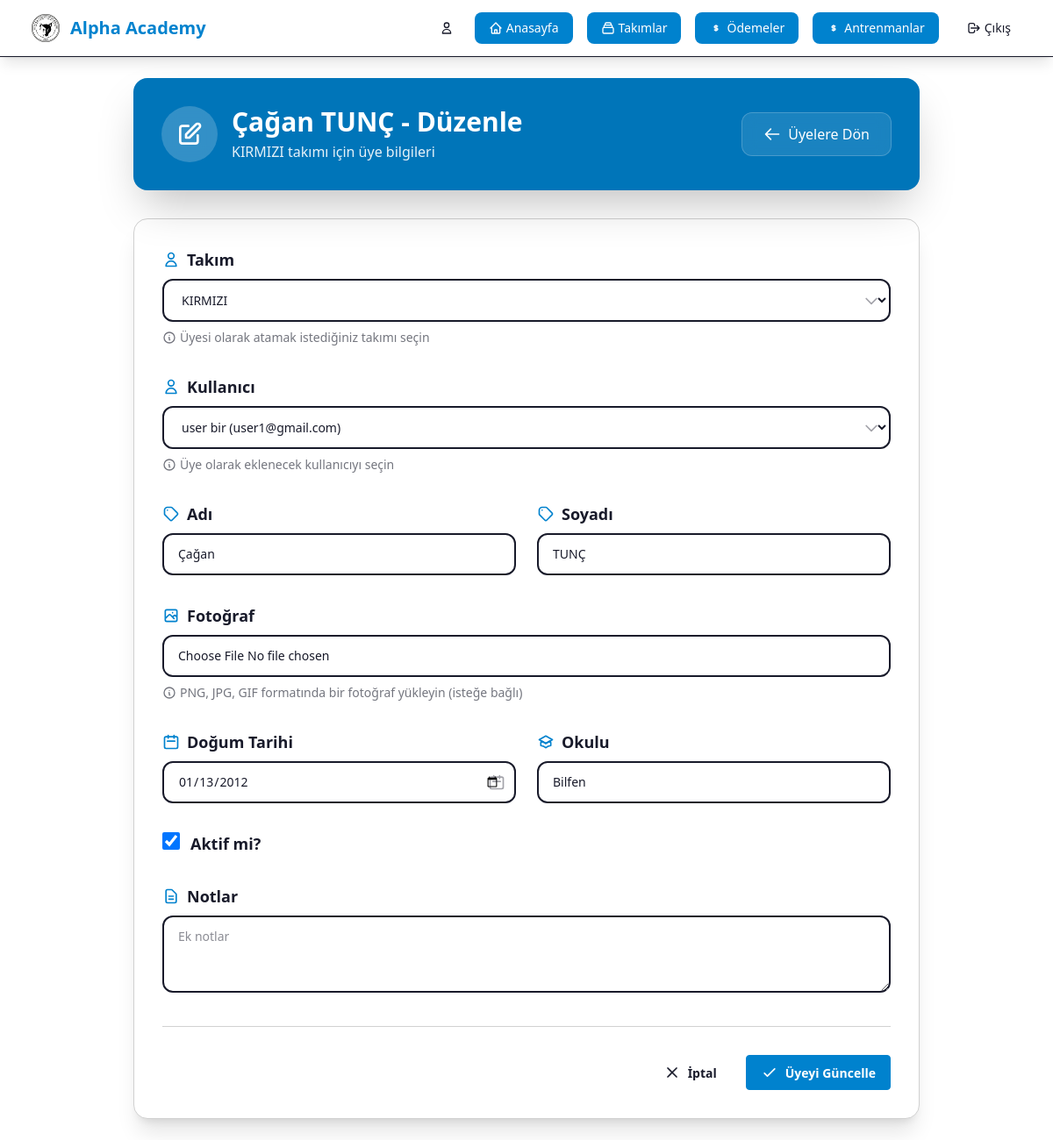
The app's page /teams/members/1/update/ (signed in) with its own data.
### team/models.py (models this page shows, shortened)
class Team(models.Model):
    name = models.CharField(max_length=100, verbose_name='Takım Adı')
    description = models.TextField(blank=True, null=True, verbose_name='Açıklama')
    logo = models.ImageField(upload_to='team_logos/', blank=True, null=True, verbose_name='Logo')
    founded_date = models.DateField(blank=True, null=True, verbose_name='Kuruluş Tarihi')
    created_at = models.DateTimeField(auto_now_add=True)
    updated_at = models.DateTimeField(auto_now=True)
    class Meta:
        verbose_name = 'Takım'
        verbose_name_plural = 'Takımlar'
        ordering = ['name']
    def __str__(self):
        return self.name

class TeamMember(models.Model):
    team = models.ForeignKey(Team, on_delete=models.CASCADE, related_name='members', verbose_name='Takım')
    user = models.ForeignKey(settings.AUTH_USER_MODEL, on_delete=models.CASCADE, related_name='members', verbose_name='Kullanıcı')
    name=models.CharField(max_length=30, blank=True, verbose_name='Adı')
    surname=models.CharField(max_length=30, blank=True, verbose_name='Soyadı')
    photo=models.ImageField(upload_to='team_members/', blank=True, null=True, verbose_name='Fotoğraf')
    birthdate=models.DateField(blank=True, null=True, verbose_name='Doğum Tarihi')
    school=models.CharField(max_length=100, blank=True, verbose_name='Okulu')
    joined_date = models.DateField(auto_now_add=True, verbose_name='Katılma Tarihi')
    is_active = models.BooleanField(default=True, verbose_name='Aktif mi?')
    notes = models.TextField(blank=True, null=True, verbose_name='Notlar')
    class Meta:
        verbose_name = 'Takım Üyesi'
        verbose_name_plural = 'Takım Üyeleri'
        ordering = ['team', 'user__adi', 'user__soyadi']

### team/views.py (the view)
# urls.py: path('members/<int:pk>/update/', views.team_member_update, name='member_update'),
@login_required
@staff_member_required
def team_member_update(request, pk):
    member = get_object_or_404(TeamMember, pk=pk)
    if request.method == 'POST':
        form = TeamMemberForm(request.POST, request.FILES, instance=member)
        if form.is_valid():
            member = form.save()
            messages.success(request, f'{member.name} {member.surname} bilgileri güncellendi!')
            return redirect('team:members', pk=member.team.pk)
    else:
        form = TeamMemberForm(instance=member)
    context = {
        'form': form,
        'member': member,
        'team': member.team,
        'title': f'{member.name} {member.surname} - Düzenle'
    }
    return render(request, 'team/team_member_form.html', context)

### user/models.py (called while the page is built)
    def __str__(self):
        return self.adi + ' ' + self.soyadi + ' (' + self.email + ')'

### team/templates/team/team_member_form.html (shortened to what this page needs)
{% extends 'user/base.html' %}
{% block content %}
<div class="max-w-4xl mx-auto animate-fade-in">
    <div class="bg-primary text-primary-content rounded-2xl shadow-2xl p-8 mb-8 relative overflow-hidden">
        <div class="absolute inset-0 bg-black/10"></div>
        <div class="relative z-10">
            <div class="flex items-center justify-between">
                <div class="flex items-center space-x-4">
                    <div class="w-16 h-16 bg-white/20 rounded-full flex items-center justify-center backdrop-blur-sm">
                        {% if member %}
                            <svg class="w-8 h-8 text-white" fill="none" stroke="currentColor" viewBox="0 0 24 24">
                                <path stroke-linecap="round" stroke-linejoin="round" stroke-width="2" d="M11 5H6a2 2 0 00-2 2v11a2 2 0 002 2h11a2 2 0 002-2v-5m-1.414-9.414a2 2 0 112.828 2.828L11.828 15H9v-2.828l8.586-8.586z"></path>
                            </svg>
                        {% else %}
                            <svg class="w-8 h-8 text-white" fill="none" stroke="currentColor" viewBox="0 0 24 24">
                                <path stroke-linecap="round" stroke-linejoin="round" stroke-width="2" d="M12 6v6m0 0v6m0-6h6m-6 0H6"></path>
                            </svg>
                        {% endif %}
                    </div>
                    <div>
                        <h1 class="text-2xl md:text-3xl font-bold">{{ title }}</h1>
                        <p class="opacity-90 mt-1">{{ team.name }} takımı için üye bilgileri</p>
                    </div>
                </div>
                <a href="{% url 'team:members' team.pk %}" class="group bg-white/10 backdrop-blur-sm hover:bg-white/20 text-white px-6 py-3 rounded-xl font-medium transition-all duration-300 border border-white/20 hover:border-white/40">
                    <div class="flex items-center space-x-2">
                        <svg class="w-5 h-5" fill="none" stroke="currentColor" viewBox="0 0 24 24">
                            <path stroke-linecap="round" stroke-linejoin="round" stroke-width="2" d="M10 19l-7-7m0 0l7-7m-7 7h18"></path>
                        </svg>
                        <span>Üyelere Dön</span>
                    </div>
                </a>
            </div>
        </div>
    </div>
    <div class="bg-base-100 rounded-2xl shadow-xl overflow-hidden border border-base-300">
        <form method="post" enctype="multipart/form-data" class="p-8 space-y-8">
            <div class="space-y-2">
                <label for="{{ form.team.id_for_label }}" class="block text-base md:text-lg font-semibold text-base-content flex items-center">
                    <svg class="w-5 h-5 mr-2 text-primary" fill="none" stroke="currentColor" viewBox="0 0 24 24">
                        <path stroke-linecap="round" stroke-linejoin="round" stroke-width="2" d="M16 7a4 4 0 11-8 0 4 4 0 018 0zM12 14a7 7 0 00-7 7h14a7 7 0 00-7-7z"></path>
                    </svg>
                    {{ form.team.label }}
                </label>
                <div class="relative">
                    {{ form.team }}
                    <div class="absolute inset-y-0 right-0 pr-3 flex items-center">
                        <svg class="w-5 h-5 text-base-content/40" fill="none" stroke="currentColor" viewBox="0 0 24 24">
                            <path stroke-linecap="round" stroke-linejoin="round" stroke-width="2" d="M19 9l-7 7-7-7"></path>
                        </svg>
                    </div>
                </div>
                <p class="text-sm text-base-content/60 flex items-center">
                    <svg class="w-4 h-4 mr-1" fill="none" stroke="currentColor" viewBox="0 0 24 24">
                        <path stroke-linecap="round" stroke-linejoin="round" stroke-width="2" d="M13 16h-1v-4h-1m1-4h.01M21 12a9 9 0 11-18 0 9 9 0 0118 0z"></path>
                    </svg>
                    Üyesi olarak atamak istediğiniz takımı seçin
                </p>
            </div>
            <div class="space-y-2">
                <label for="{{ form.user.id_for_label }}" class="block text-base md:text-lg font-semibold text-base-content flex items-center">
                    <svg class="w-5 h-5 mr-2 text-primary" fill="none" stroke="currentColor" viewBox="0 0 24 24">
                        <path stroke-linecap="round" stroke-linejoin="round" stroke-width="2" d="M16 7a4 4 0 11-8 0 4 4 0 018 0zM12 14a7 7 0 00-7 7h14a7 7 0 00-7-7z"></path>
                    </svg>
                    {{ form.user.label }}
                </label>
                <div class="relative">
                    {{ form.user }}
                    <div class="absolute inset-y-0 right-0 pr-3 flex items-center">
                        <svg class="w-5 h-5 text-base-content/40" fill="none" stroke="currentColor" viewBox="0 0 24 24">
                            <path stroke-linecap="round" stroke-linejoin="round" stroke-width="2" d="M19 9l-7 7-7-7"></path>
                        </svg>
                    </div>
                </div>
                <p class="text-sm text-base-content/60 flex items-center">
                    <svg class="w-4 h-4 mr-1" fill="none" stroke="currentColor" viewBox="0 0 24 24">
                        <path stroke-linecap="round" stroke-linejoin="round" stroke-width="2" d="M13 16h-1v-4h-1m1-4h.01M21 12a9 9 0 11-18 0 9 9 0 0118 0z"></path>
                    </svg>
                    Üye olarak eklenecek kullanıcıyı seçin
                </p>
            </div>
            <div class="grid grid-cols-1 md:grid-cols-2 gap-6">
                <div class="space-y-2">
                    <label for="{{ form.name.id_for_label }}" class="block text-base md:text-lg font-semibold text-base-content flex items-center">
                        <svg class="w-5 h-5 mr-2 text-primary" fill="none" stroke="currentColor" viewBox="0 0 24 24">
                            <path stroke-linecap="round" stroke-linejoin="round" stroke-width="2" d="M7 7h.01M7 3h5c.512 0 1.024.195 1.414.586l7 7a2 2 0 010 2.828l-7 7a2 2 0 01-2.828 0l-7-7A1.994 1.994 0 013 12V7a4 4 0 014-4z"></path>
                        </svg>
                        {{ form.name.label }}
                    </label>
                    <div class="relative">
                        {{ form.name }}
                    </div>
                </div>
                <div class="space-y-2">
                    <label for="{{ form.surname.id_for_label }}" class="block text-base md:text-lg font-semibold text-base-content flex items-center">
                        <svg class="w-5 h-5 mr-2 text-primary" fill="none" stroke="currentColor" viewBox="0 0 24 24">
                            <path stroke-linecap="round" stroke-linejoin="round" stroke-width="2" d="M7 7h.01M7 3h5c.512 0 1.024.195 1.414.586l7 7a2 2 0 010 2.828l-7 7a2 2 0 01-2.828 0l-7-7A1.994 1.994 0 013 12V7a4 4 0 014-4z"></path>
                        </svg>
                        {{ form.surname.label }}
                    </label>
                    <div class="relative">
                        {{ form.surname }}
                    </div>
                </div>
            </div>
            <div class="space-y-2">
                <label for="{{ form.photo.id_for_label }}" class="block text-base md:text-lg font-semibold text-base-content flex items-center">
                    {{ form.photo.label }}
                </label>
                <div class="relative">
                    {{ form.photo }}
                </div>
                <p class="text-sm text-base-content/60 flex items-center">
                    <svg class="w-4 h-4 mr-1" fill="none" stroke="currentColor" viewBox="0 0 24 24">
                        <path stroke-linecap="round" stroke-linejoin="round" stroke-width="2" d="M13 16h-1v-4h-1m1-4h.01M21 12a9 9 0 11-18 0 9 9 0 0118 0z"></path>
                    </svg>
                    PNG, JPG, GIF formatında bir fotoğraf yükleyin (isteğe bağlı)
                </p>
            </div>
            <div class="grid grid-cols-1 md:grid-cols-2 gap-6">
                <div class="space-y-2">
                    <label for="{{ form.birthdate.id_for_label }}" class="block text-base md:text-lg font-semibold text-base-content flex items-center">
                        <svg class="w-5 h-5 mr-2 text-primary" fill="none" stroke="currentColor" viewBox="0 0 24 24">
                            <path stroke-linecap="round" stroke-linejoin="round" stroke-width="2" d="M8 7V3m8 4V3m-9 8h10M5 21h14a2 2 0 002-2V7a2 2 0 00-2-2H5a2 2 0 00-2 2v12a2 2 0 002 2z"></path>
                        </svg>
                        {{ form.birthdate.label }}
                    </label>
                    <div class="relative">
                        {{ form.birthdate }}
                        <div class="absolute inset-y-0 right-0 pr-3 flex items-center">
                            <svg class="w-5 h-5 text-base-content/40" fill="none" stroke="currentColor" viewBox="0 0 24 24">
                                <path stroke-linecap="round" stroke-linejoin="round" stroke-width="2" d="M8 7V3m8 4V3m-9 8h10M5 21h14a2 2 0 002-2V7a2 2 0 00-2-2H5a2 2 0 00-2 2v12a2 2 0 002 2z"></path>
                            </svg>
                        </div>
                    </div>
                </div>
                <div class="space-y-2">
                    <label for="{{ form.school.id_for_label }}" class="block text-base md:text-lg font-semibold text-base-content flex items-center">
                        {{ form.school.label }}
                    </label>
                    <div class="relative">
                        {{ form.school }}
                    </div>
                </div>
            </div>
            <div class="space-y-2">
                <div class="flex items-center space-x-3">
                    <div class="relative">
                        {{ form.is_active }}
                    </div>
                    <label for="{{ form.is_active.id_for_label }}" class="text-base md:text-lg font-semibold text-base-content cursor-pointer">
                        {{ form.is_active.label }}
                    </label>
                </div>
            </div>
            <div class="space-y-2">
                <label for="{{ form.notes.id_for_label }}" class="block text-base md:text-lg font-semibold text-base-content flex items-center">
                    <svg class="w-5 h-5 mr-2 text-primary" fill="none" stroke="currentColor" viewBox="0 0 24 24">
                        <path stroke-linecap="round" stroke-linejoin="round" stroke-width="2" d="M9 12h6m-6 4h6m2 5H7a2 2 0 01-2-2V5a2 2 0 012-2h5.586a1 1 0 01.707.293l5.414 5.414a1 1 0 01.293.707V19a2 2 0 01-2 2z"></path>
                    </svg>
                    {{ form.notes.label }}
                </label>
                <div class="relative">
                    {{ form.notes }}
                </div>
            </div>
            <div class="flex justify-end space-x-4 pt-8 border-t border-base-300">
                <a href="{% url 'team:members' team.pk %}" class="btn btn-ghost">
                    <div class="flex items-center space-x-2">
                        <svg class="w-5 h-5" fill="none" stroke="currentColor" viewBox="0 0 24 24">
                            <path stroke-linecap="round" stroke-linejoin="round" stroke-width="2" d="M6 18L18 6M6 6l12 12"></path>
                        </svg>
                        <span>İptal</span>
                    </div>
                </a>
                <button type="submit" class="btn btn-primary">
                    <div class="flex items-center space-x-2">
                        {% if member %}
                            <svg class="w-5 h-5" fill="none" stroke="currentColor" viewBox="0 0 24 24">
                                <path stroke-linecap="round" stroke-linejoin="round" stroke-width="2" d="M5 13l4 4L19 7"></path>
                            </svg>
                            <span>Üyeyi Güncelle</span>
                        {% else %}
                            <svg class="w-5 h-5" fill="none" stroke="currentColor" viewBox="0 0 24 24">
                                <path stroke-linecap="round" stroke-linejoin="round" stroke-width="2" d="M12 6v6m0 0v6m0-6h6m-6 0H6"></path>
                            </svg>
                            <span>Üye Ekle</span>
                        {% endif %}
                    </div>
                </button>
            </div>
        </form>
    </div>
</div>
{% endblock %}

### records on screen
Team: name "KIRMIZI"
TeamMember: team "KIRMIZI", user "user bir (user1@gmail.com)", name "Çağan", surname "TUNÇ", birthdate "01/13/2012", school "Bilfen", is_active "☑"

### other values on screen
{{ title }} "Çağan TUNÇ - Düzenle"
